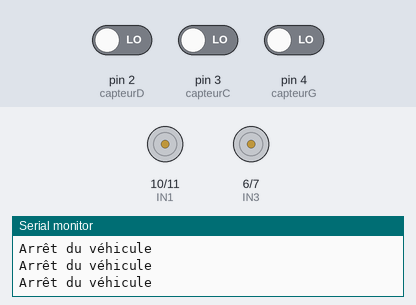
A sketch run on a simulated Arduino Uno, built with avr-gcc and run on an emulated ATmega328P. Parts: motor-driver pin pairs drawn as motors (green arrow = first pin HIGH = forward, orange = second pin HIGH = backward, longer = more drive, scaled by the enable pin), the last lines printed to the serial monitor. The test bench sets the inputs (shaded band); at power-on: pin 2 (capteurD) LOW, pin 3 (capteurC) LOW, pin 4 (capteurG) LOW.

Above: at 3.8 s.
3.9 s: pin 2 (capteurD) driven HIGH
At 4.3 s:
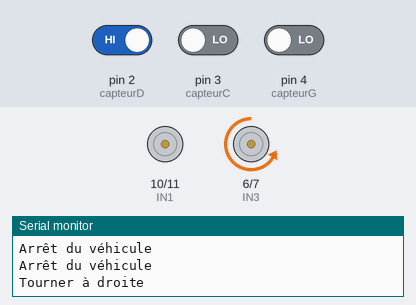
5.5 s: pin 2 (capteurD) driven LOW
At 7.0 s:
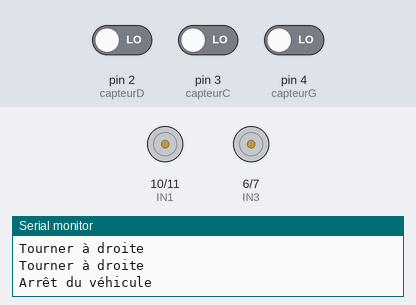
7.5 s: pin 3 (capteurC) driven HIGH
At 8.5 s:
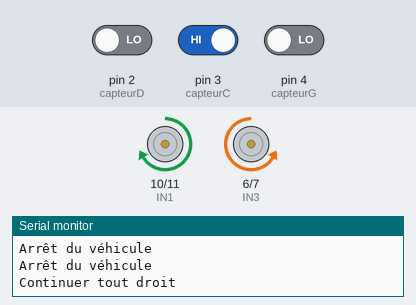
Timing chart, 0 to 10.5 s (numbered marks = the images above; inputs shaded):
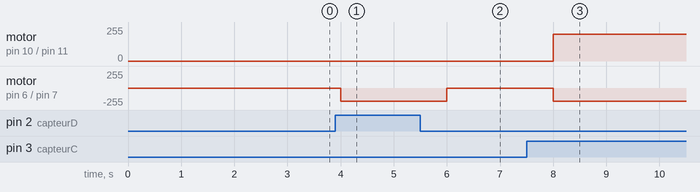

Measured:
- after the input at 3.9 s, motor on pin 6 (IN3) / pin 7 (IN4): stopped → backward 200/255 after 0.10 s
- after the input at 5.5 s, motor on pin 6 (IN3) / pin 7 (IN4): backward 200/255 → stopped after 0.50 s
- after the input at 7.5 s, motor on pin 10 (IN1) / pin 11 (IN2): stopped → forward 200/255 after 0.50 s; motor on pin 6 (IN3) / pin 7 (IN4): stopped → backward 200/255 after 0.50 s

The sketch:

path.ino
```cpp
const int capteurG = 4;
const int capteurC = 3;
const int capteurD = 2;
bool etatCapteurG;
bool etatCapteurC;
bool etatCapteurD;

//les broches de l'Arduino
const int ENA = 9;
const int IN1 = 10;
const int IN2 = 11;
const int IN3 = 6;
const int IN4 = 7;
const int ENB = 5;

void setup() {

  Serial.begin(9600);
  pinMode(ENA, OUTPUT);
  pinMode(IN1, OUTPUT);
  pinMode(IN2, OUTPUT);
  pinMode(IN3, OUTPUT);
  pinMode(IN4, OUTPUT);
  pinMode(ENB, OUTPUT);
  pinMode(capteurG, INPUT);
  pinMode(capteurC, INPUT);
  pinMode(capteurD, INPUT);

  // speed ini, equals 0
  analogWrite(ENA, 0);
  analogWrite(ENB, 0);
}
void forward(){
  digitalWrite(IN1, HIGH);
  // digitalWrite(IN2, HIGH);
  // digitalWrite(IN3, HIGH);
  digitalWrite(IN4, HIGH);
}
void right(){
    digitalWrite(IN4, HIGH);

}
void left(){
    digitalWrite(IN1, HIGH);

}
void stop(){
    digitalWrite(IN1, LOW);
    digitalWrite(IN2, LOW);
    digitalWrite(IN3, LOW);
    digitalWrite(IN4, LOW);
}
void loop() {
  delay(1000);
  etatCapteurG = digitalRead(capteurG);
  etatCapteurC = digitalRead(capteurC);
  etatCapteurD = digitalRead(capteurD);
  if(etatCapteurC){

      if ((etatCapteurG) && (!etatCapteurD)){
      Serial.println("Tourner à gauche");
      left();
    }

      else if ((!etatCapteurG) && (etatCapteurD)){
      Serial.println("Tourner à droite");
      right();
    }

      else {
      Serial.println("Continuer tout droit");
      forward();
    }
  }
  else {

    if ((etatCapteurG) && (!etatCapteurD)){
      Serial.println("Tourner à gauche");
      left();
    }

    else if ((!etatCapteurG) && (etatCapteurD)){
      Serial.println("Tourner à droite");
      right();
    }

    else {
      Serial.println("Arrêt du véhicule");
      stop();
  }
}
  // go forth
  // forward();
  // delay(2000);
  // left();
  // delay(2000);
  // right();
  //   delay(2000);

  analogWrite(ENA, 200);
  analogWrite(ENB, 200);
}
```
